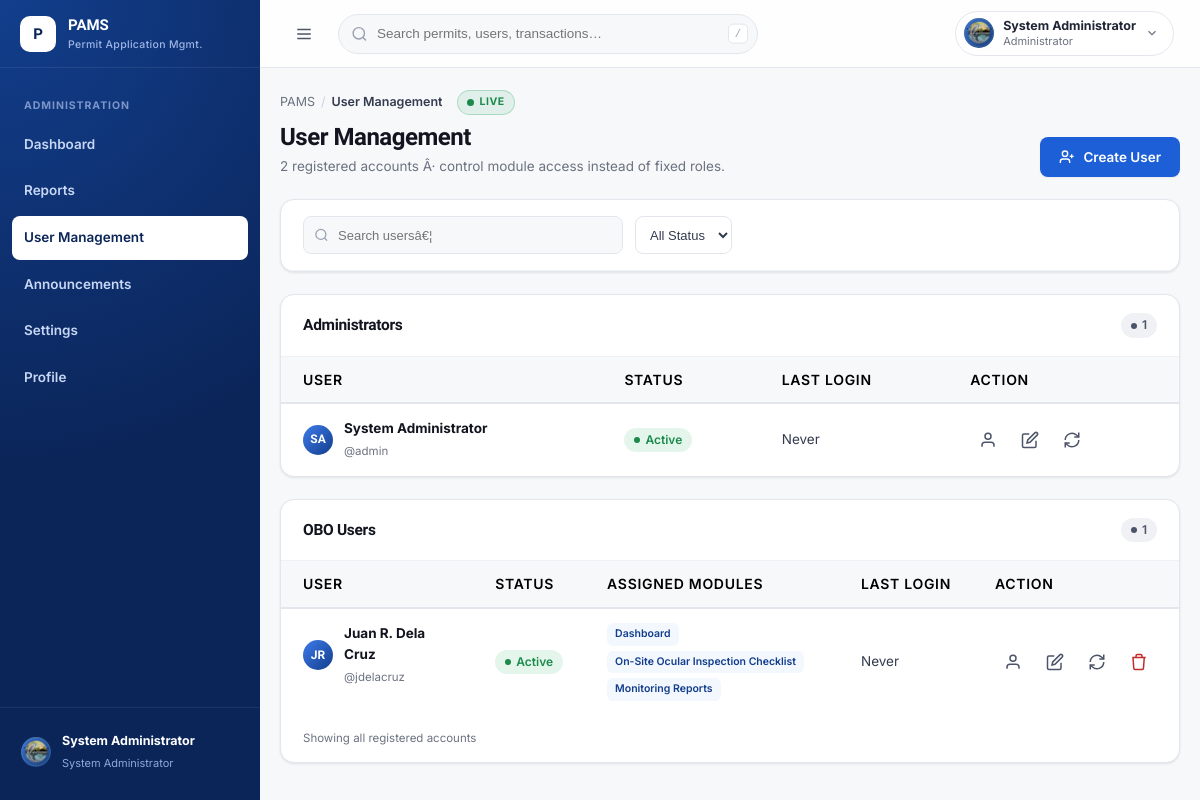
Page /pages/user-management.php (signed in) on the committed database.
### tables this page shows
CREATE TABLE users (
    id INT AUTO_INCREMENT PRIMARY KEY,
    username VARCHAR(50) NOT NULL,
    password_hash VARCHAR(255) NOT NULL,
    full_name VARCHAR(100) NOT NULL,
    email VARCHAR(100) DEFAULT NULL,
    profile_photo VARCHAR(255) DEFAULT 'assets/images/OBO LOGO.png',
    is_active TINYINT(1) DEFAULT 1,
    is_admin TINYINT(1) DEFAULT 0,
    last_login DATETIME DEFAULT NULL,
    created_at DATETIME DEFAULT CURRENT_TIMESTAMP,
    updated_at DATETIME DEFAULT CURRENT_TIMESTAMP ON UPDATE CURRENT_TIMESTAMP,
    UNIQUE KEY username (username),
    KEY idx_username (username),
    KEY idx_is_active (is_active)
);

### includes/functions.php (called while the page is built, shortened)
<?php
function escape(string $str): string {
    return htmlspecialchars($str, ENT_QUOTES | ENT_HTML5, 'UTF-8');
}
function getNavIcon(string $name): string {
    return $icons[$name] ?? '';
}

### pages/user-management.php (the view, shortened to what this page needs)
<?php
require_once __DIR__ . '/../includes/admin-shell.php';
$pdo = getDB();
$users = $pdo->query("SELECT id, full_name, username, email, profile_photo, is_admin, CASE WHEN is_active = 1 THEN 'active' ELSE 'inactive' END AS status, last_login, created_at FROM users ORDER BY full_name")->fetchAll();
$admins = array_values(array_filter($users, fn($u) => (int)$u['is_admin'] === 1));
$oboUsers = array_values(array_filter($users, fn($u) => (int)$u['is_admin'] !== 1));
$permStmt = $pdo->query('SELECT user_id, module_key FROM user_permissions WHERE is_granted = 1');
$allPerms = [];
while ($row = $permStmt->fetch()) {
    $allPerms[$row['user_id']][] = $row['module_key'];
}
function renderUserRows(array $rows, array $allPerms, bool $showModules = true, bool $canDelete = true): string {
    $html = '';
    foreach ($rows as $u) {
        $perms = $allPerms[$u['id']] ?? [];
        $initials = implode('', array_map(fn($n) => strtoupper($n[0]), explode(' ', $u['full_name'])));
        $initials = substr($initials, 0, 2);
        $moduleLabels = array_map(fn($k) => MODULES[$k] ?? $k, $perms);
        $statusBadge = $u['status'] === 'active'
            ? '<span class="badge badge-success">Active</span>'
            : '<span class="badge badge-neutral">Inactive</span>';
        $moduleCell = '';
        if ($showModules) {
            $moduleTags = implode('', array_map(fn($m) => '<span class="module-tag">' . escape($m) . '</span>', array_slice($moduleLabels, 0, 3)));
            $moduleCell = '<td><div class="module-tags">' . $moduleTags . '</div></td>';
        }
        $html .= '<tr data-id="' . $u['id'] . '">'
            . '<td class="cell-user">'
            . '<div class="avatar sm">' . escape($initials) . '</div>'
            . '<div><strong>' . escape($u['full_name']) . '</strong><span>@' . escape($u['username']) . '</span></div>'
            . '</td>'
            . '<td>' . $statusBadge . '</td>'
            . $moduleCell
            . '<td>' . ($u['last_login'] ? timeAgo($u['last_login']) : 'Never') . '</td>'
            . '<td><div class="row-actions">'
            . '<button class="icon-btn view-user-btn" data-id="' . $u['id'] . '" aria-label="View">'
            . '<svg viewBox="0 0 24 24" width="16" height="16" fill="none" stroke="currentColor" stroke-width="2"><path d="M20 21v-2a4 4 0 0 0-4-4H8a4 4 0 0 0-4 4v2"/><circle cx="12" cy="7" r="4"/></svg>'
            . '</button>'
            . '<button class="icon-btn edit-user-btn" data-id="' . $u['id'] . '" aria-label="Edit">'
            . '<svg viewBox="0 0 24 24" width="16" height="16" fill="none" stroke="currentColor" stroke-width="2"><path d="M11 4H4a2 2 0 0 0-2 2v14a2 2 0 0 0 2 2h14a2 2 0 0 0 2-2v-7"/><path d="M18.5 2.5a2.12 2.12 0 0 1 3 3L12 15l-4 1 1-4Z"/></svg>'
            . '</button>'
            . '<button class="icon-btn reset-pw-btn" data-id="' . $u['id'] . '" aria-label="Reset password">'
            . '<svg viewBox="0 0 24 24" width="16" height="16" fill="none" stroke="currentColor" stroke-width="2"><path d="M21 2v6h-6"/><path d="M3 12a9 9 0 0 1 15-6.7L21 8"/><path d="M3 22v-6h6"/><path d="M21 12a9 9 0 0 1-15 6.7L3 16"/></svg>'
            . '</button>'
            . ($canDelete ? '<button class="icon-btn" data-action="delete" data-id="' . $u['id'] . '" aria-label="Delete" style="color:var(--danger);">'
            . '<svg viewBox="0 0 24 24" width="16" height="16" fill="none" stroke="currentColor" stroke-width="2"><path d="M3 6h18M8 6V4a2 2 0 0 1 2-2h4a2 2 0 0 1 2 2v2m3 0-1 14a2 2 0 0 1-2 2H7a2 2 0 0 1-2-2L4 6"/></svg>'
            . '</button>' : '')
            . '</div></td></tr>';
    }
    return $html;
}
?>
<!DOCTYPE html>
<html lang="en">
<head>
<link rel="stylesheet" href="../assets/css/variables.css">
<link rel="stylesheet" href="../assets/css/utilities.css">
<link rel="stylesheet" href="../assets/css/buttons.css">
<link rel="stylesheet" href="../assets/css/layout.css?v=20260803b">
<link rel="stylesheet" href="../assets/css/sidebar.css?v=20260803b">
<link rel="stylesheet" href="../assets/css/header.css">
<link rel="stylesheet" href="../assets/css/cards.css">
<link rel="stylesheet" href="../assets/css/tables.css">
<link rel="stylesheet" href="../assets/css/forms.css">
<link rel="stylesheet" href="../assets/css/modal.css">
<link rel="stylesheet" href="../assets/css/responsive.css">
</head>
<body data-page="admin-users">
  <div class="app-shell" id="appShell">
    <?php echo renderAdminSidebar('users'); ?>
    <div class="main-col">
      <?php echo renderAdminHeader('User Management'); ?>
      <main class="page-content fade-in">
        <div class="breadcrumb"><span>PAMS</span><span class="sep">/</span><span class="current">User Management</span></div>
        <div class="page-head">
          <div>
            <h1>User Management</h1>
            <p class="subtitle"><span id="userCount"><?php echo count($users); ?></span> registered accounts Â· control module access instead of fixed roles.</p>
          </div>
          <button class="btn btn-primary" id="createUserBtn">
            <svg viewBox="0 0 24 24" width="16" height="16" fill="none" stroke="currentColor" stroke-width="2"><path d="M16 21v-2a4 4 0 0 0-4-4H6a4 4 0 0 0-4 4v2"/><circle cx="9" cy="7" r="4"/><path d="M19 8v6M22 11h-6"/></svg>
            Create User
          </button>
        </div>
        <div class="section-card">
          <div class="table-toolbar">
            <div class="search-box">
              <svg viewBox="0 0 24 24" fill="none" stroke="currentColor" stroke-width="2"><circle cx="11" cy="11" r="8"/><path d="m21 21-4.3-4.3"/></svg>
              <input type="text" id="usersSearch" placeholder="Search usersâ€¦">
            </div>
            <select id="statusFilter">
              <option value="">All Status</option>
            </select>
          </div>
        </div>
        <div class="section-card">
          <div class="section-head">
            <h3>Administrators</h3>
            <span class="badge badge-neutral"><?php echo count($admins); ?></span>
          </div>
          <div class="scroll-x">
            <table class="data-table">
              <thead>
                <tr><th>User</th><th>Status</th><th>Last Login</th><th>Action</th></tr>
              </thead>
              <tbody id="adminsTableBody" class="users-tbody">
                <?php echo renderUserRows($admins, $allPerms, false, count($admins) > 1); ?>
              </tbody>
            </table>
          </div>
        </div>
        <div class="section-card">
          <div class="section-head">
            <h3>OBO Users</h3>
            <span class="badge badge-neutral"><?php echo count($oboUsers); ?></span>
          </div>
          <div class="scroll-x">
            <table class="data-table">
              <thead>
                <tr><th>User</th><th>Status</th><th>Assigned Modules</th><th>Last Login</th><th>Action</th></tr>
              </thead>
              <tbody id="oboTableBody" class="users-tbody">
                <?php echo renderUserRows($oboUsers, $allPerms); ?>
              </tbody>
            </table>
          </div>
          <div class="table-footer">
            <span class="text-xs text-muted">Showing all registered accounts</span>
          </div>
        </div>
      </main>
    </div>
  </div>
</body>
</html>

### assets/css/variables.css (style rules this page uses)
:root { --color-primary-900:#0B2559; --color-primary-700:#123E8C; --color-primary-600:#1651B8; --color-primary:#1D5FD6; --color-primary-500:#1D5FD6; --color-primary-400:#3E7BEA; --color-primary-100:#DCE7FB; --color-primary-50:#F3F7FE; --white:#FFFFFF; --gray-50:#F7F8FA; --gray-100:#EFF1F5; --gray-200:#E3E6EC; --gray-300:#CDD2DC; --gray-400:#9AA2B1; --gray-500:#6B7280; --gray-600:#4B5468; --gray-700:#333B4F; --gray-800:#1F2534; --gray-900:#12151F; --success:#1C8A4B; --success-light:#E4F6EC; --warning:#B5720A; --warning-bg:#FDF0DC; --danger:#C22B2B; --danger-light:#FBE7E7; --info:#1D5FD6; --info-light:#EAF1FD; --font-display:'Sora', 'Segoe UI', sans-serif; --font-body:'Inter', 'Segoe UI', sans-serif; --font-mono:'JetBrains Mono', 'Consolas', monospace; --radius-xs:6px; --radius-sm:8px; --radius-md:12px; --radius-lg:14px; --radius-xl:20px; --radius-pill:999px; --shadow-xs:0 1px 2px rgba(15,23,42,.05); --shadow-sm:0 1px 3px rgba(18,21,31,.06), 0 1px 2px rgba(18,21,31,.04); --shadow-md:0 6px 16px -4px rgba(18,21,31,.10), 0 2px 6px rgba(18,21,31,.06); --shadow-lg:0 18px 40px -12px rgba(18,21,31,.18); --shadow-focus:0 0 0 3px var(--color-primary-100); --ease:cubic-bezier(.4,0,.2,1); --dur-fast:120ms; --dur-base:200ms; --dur-slow:360ms; --sidebar-w:260px; --sidebar-w-collapsed:78px; --header-h:68px; --content-max:1440px; }
*,*::before,*::after { box-sizing:border-box; }
html { -webkit-text-size-adjust:100%; }
body { margin:0; font-family:var(--font-body); font-weight:400; font-size:14px; line-height:1.6; color:var(--gray-800); background:var(--gray-50); -webkit-font-smoothing:antialiased; -moz-osx-font-smoothing:grayscale; text-rendering:optimizeLegibility; }
h1,h2,h3,h4,h5 { font-family:var(--font-display); margin:0; color:var(--gray-900); letter-spacing:-.02em; line-height:1.2; }
h1 { font-weight:700; font-size:24px; }
h3 { font-weight:700; font-size:17px; }
p { margin:0; line-height:1.6; }
button { font-family:inherit; font-weight:600; }

### assets/css/utilities.css (style rules this page uses)
.text-muted { color:var(--gray-500); }
.text-xs { font-size:11.5px; }
.badge { display:inline-flex; align-items:center; gap:5px; padding:4px 10px; border-radius:var(--radius-pill); font-size:12px; font-weight:600; line-height:1.4; white-space:nowrap; }
.badge::before { content:''; width:6px; height:6px; border-radius:50%; background:currentColor; }
.badge-success { background:var(--success-light); color:var(--success); }
.badge-neutral { background:var(--gray-100); color:var(--gray-600); }
.avatar { width:38px; height:38px; border-radius:50%; background:linear-gradient(135deg,var(--color-primary-400),var(--color-primary-700)); color:#fff; display:flex; align-items:center; justify-content:center; font-weight:700; font-size:14px; font-family:var(--font-display); flex-shrink:0; }
.avatar.sm { width:30px; height:30px; font-size:12px; }
.icon-btn { width:38px; height:38px; border-radius:var(--radius-sm); border:1px solid transparent; background:transparent; color:var(--gray-600); display:flex; align-items:center; justify-content:center; cursor:pointer; transition:background var(--dur-fast) var(--ease), color var(--dur-fast) var(--ease); }
.scroll-x { overflow-x:auto; -webkit-overflow-scrolling:touch; }
.fade-in { animation:fadeIn var(--dur-slow) var(--ease); }

### assets/css/buttons.css (style rules this page uses)
.btn { display:inline-flex; align-items:center; justify-content:center; gap:8px; height:40px; padding:0 18px; border-radius:var(--radius-sm); font-size:13.5px; font-weight:600; border:1px solid transparent; cursor:pointer; transition:all var(--dur-fast) var(--ease); white-space:nowrap; position:relative; overflow:hidden; }
.btn svg { width:16px; height:16px; flex-shrink:0; }
.btn-primary { background:var(--color-primary); color:#fff; box-shadow:var(--shadow-xs); }
.icon-btn { width: 36px; height: 36px; border-radius: var(--radius-sm); border: 1px solid transparent; background: transparent; color: var(--gray-600); display: flex; align-items: center; justify-content: center; cursor: pointer; transition: all var(--dur-fast) var(--ease); flex-shrink: 0; }
.icon-btn svg { width: 18px; height: 18px; flex-shrink: 0; }

### assets/css/responsive.css (style rules this page uses)
@media (max-width:1240px) { .page-content { padding:22px 20px 32px; } }

### rows in the picture
users: full_name "SA", full_name "System Administrator", username "admin"
users: full_name "JR", full_name "Juan R. Dela Cruz", username "jdelacruz"

### other values in the picture
$item['label'] "Dashboard"
$item['label'] "Reports"
$item['label'] "User Management"
$item['label'] "Announcements"
$item['label'] "Settings"
$item['label'] "Profile"
$name "System Administrator"
$first "System"
$last "Administrator"
count($users) "2"
count($admins) "1"
count($oboUsers) "1"
$moduleTags "Dashboard On-Site Ocular Inspection Checklist Monitoring Reports"
